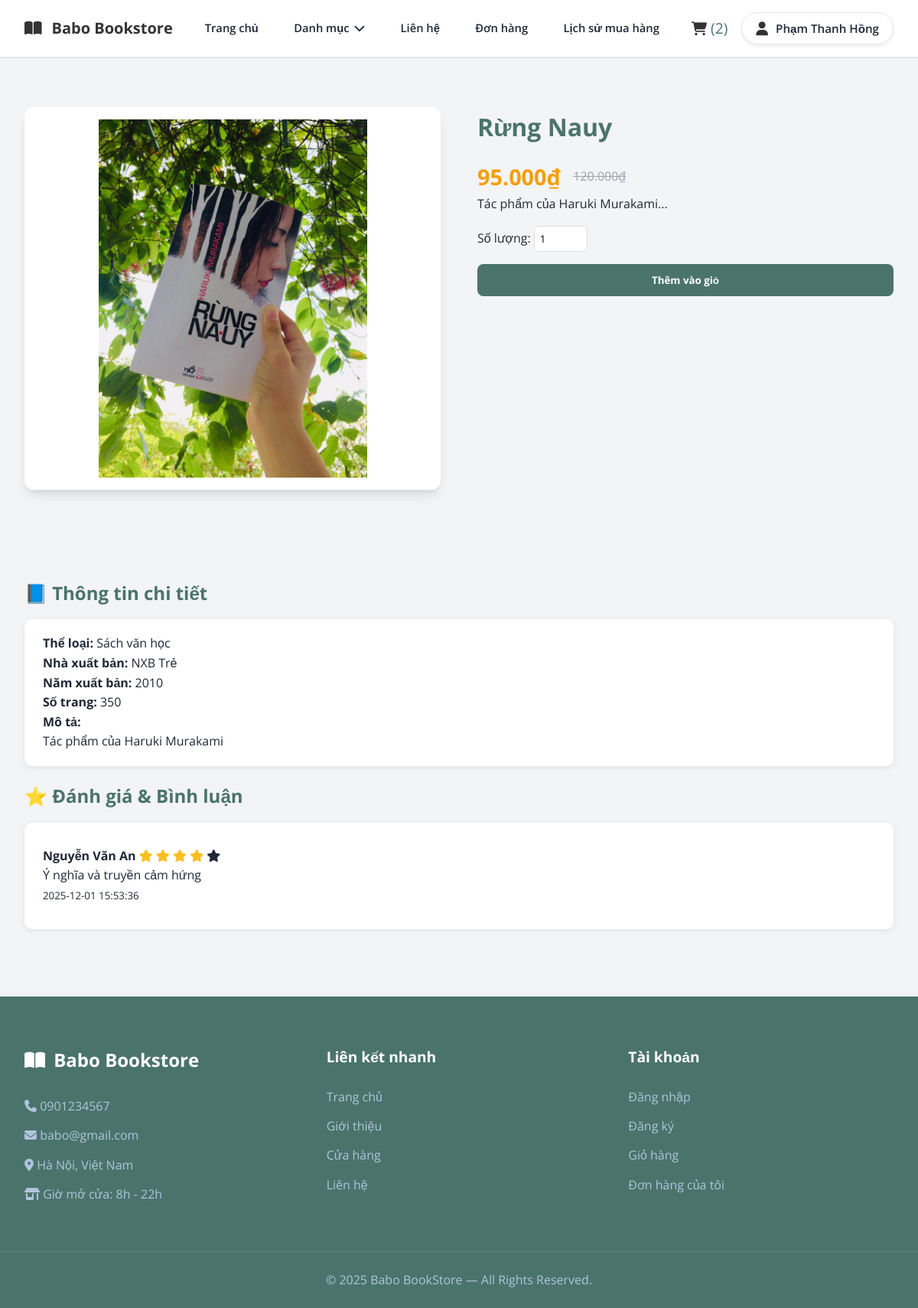
The page /book_detail.php?id=2 (signed in) on the database as committed earlier.
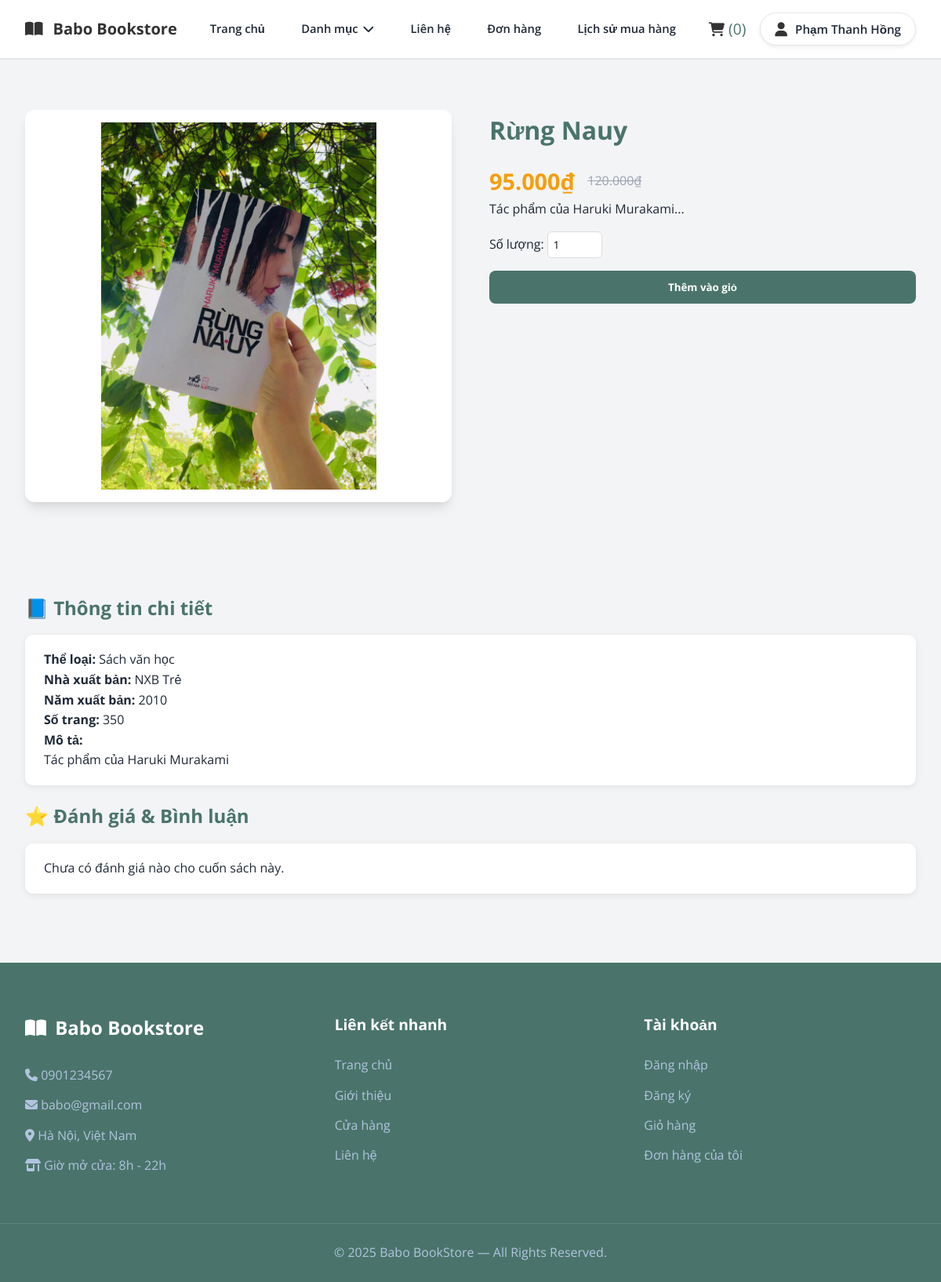
The same page on the database as committed later.
### tables this page shows
CREATE TABLE `users` (
  `user_id` int(11) NOT NULL,
  `full_name` varchar(100) NOT NULL,
  `email` varchar(150) NOT NULL,
  `password` varchar(255) NOT NULL,
  `phone` varchar(20) NOT NULL,
  `gender` enum('Nữ','Nam','Khác','') NOT NULL,
  `dob` date NOT NULL,
  `role` enum('customer','admin','','') NOT NULL,
  `created_at` datetime NOT NULL DEFAULT current_timestamp(),
  `status` enum('active','banned','','') NOT NULL,
  `reset_token` varchar(64) DEFAULT NULL,
  `token_expiry` datetime DEFAULT NULL,
  `login_attempts` int(11) DEFAULT 0,
  `last_attempt` datetime DEFAULT NULL
);

CREATE TABLE `books` (
  `book_id` int(11) NOT NULL,
  `title` varchar(255) NOT NULL,
  `slug` varchar(255) DEFAULT NULL,
  `description` text NOT NULL,
  `publish_year` year(4) NOT NULL,
  `pages` int(11) NOT NULL,
  `weight` int(11) NOT NULL,
  `cover_type` enum('hard','soft','','') NOT NULL,
  `price` decimal(10,2) NOT NULL,
  `discounted_price` decimal(10,2) NOT NULL,
  `stock_quantity` int(11) NOT NULL,
  `category_id` int(11) NOT NULL,
  `publisher_id` int(11) NOT NULL,
  `created_at` datetime NOT NULL DEFAULT current_timestamp(),
  `updated_at` datetime NOT NULL DEFAULT current_timestamp() ON UPDATE current_timestamp(),
  `status` enum('active','hidden','','') NOT NULL
);

CREATE TABLE `categories` (
  `category_id` int(11) NOT NULL,
  `name` varchar(255) NOT NULL,
  `parent_id` int(11) DEFAULT NULL
);

CREATE TABLE `publishers` (
  `publisher_id` int(11) NOT NULL,
  `name` varchar(255) NOT NULL
);

CREATE TABLE `reviews` (
  `review_id` int(11) NOT NULL,
  `user_id` int(11) NOT NULL,
  `book_id` int(11) NOT NULL,
  `rating` int(11) NOT NULL,
  `comment` text NOT NULL,
  `created_at` datetime NOT NULL DEFAULT current_timestamp() ON UPDATE current_timestamp(),
  `status` enum('pending','approved','hidden') DEFAULT 'pending'
);

### book_detail.php (the view, shortened to what this page needs)
<?php
include 'connect.php';
$book_id = isset($_GET['id']) ? intval($_GET['id']) : 0;
$query = "
    SELECT b.*,
           (SELECT url FROM images WHERE book_id = b.book_id LIMIT 1) AS image,
           c.name AS category_name,
           p.name AS publisher_name
    FROM books b
    LEFT JOIN categories c ON c.category_id = b.category_id
    LEFT JOIN publishers p ON p.publisher_id = b.publisher_id
    WHERE b.book_id = $book_id
";
$result = mysqli_query($ocon, $query);
$book = mysqli_fetch_assoc($result);
$reviewQuery = "
    SELECT r.review_id, r.rating, r.comment, r.created_at,
           u.full_name AS username
    FROM reviews r
    INNER JOIN users u ON u.user_id = r.user_id
    WHERE r.book_id = $book_id
    ORDER BY r.created_at DESC
";
$reviews = mysqli_query($ocon, $reviewQuery);
$price = number_format($book['discounted_price'], 0, ',', '.');
$old_price = number_format($book['price'], 0, ',', '.');
?>
<!DOCTYPE html>
<html lang="vi">
<head>
    <link rel="stylesheet" href="CSS/style.css">
    <link rel="stylesheet" href="CSS/book_detail.css">
    <link rel="stylesheet"
          href="https://cdnjs.cloudflare.com/ajax/libs/font-awesome/6.4.0/css/all.min.css">
</head>
<body>
<?php include 'header.php'; ?>
<div class="detail_container">
    <div class="detail_left">
        <img src="<?php echo $book['image']; ?>" class="detail_img">
    </div>
    <div class="detail_right">
        <h1 class="detail_title"><?php echo $book['title']; ?></h1>
        <div class="detail_price">
            <span class="new_price"><?php echo $price; ?>₫</span>
            <span class="old_price"><?php echo $old_price; ?>₫</span>
        </div>
        <p class="detail_short">
            <?php echo mb_substr($book['description'], 0, 180) . "..."; ?>
        </p>
        <div class="quantity_box">
            <label>Số lượng:</label>
            <input type="number" id="qty" value="1" min="1">
        </div>
        <div class="detail_btns">
            <button class="add_cart_btn"
                    onclick="window.location.href='add_to_cart.php?id=<?php echo $book_id; ?>&qty='+document.getElementById('qty').value">
                Thêm vào giỏ
            </button>
        </div>
    </div>
</div>
<div class="detail_section">
    <h2 class="section_title">📘 Thông tin chi tiết</h2>
    <div class="info_block">
        <p><strong>Thể loại:</strong> <?php echo $book['category_name']; ?></p>
        <p><strong>Nhà xuất bản:</strong> <?php echo $book['publisher_name']; ?></p>
        <p><strong>Năm xuất bản:</strong> <?php echo $book['publish_year']; ?></p>
        <p><strong>Số trang:</strong> <?php echo $book['pages']; ?></p>
        <p><strong>Mô tả:</strong></p>
        <p><?php echo nl2br($book['description']); ?></p>
    </div>
    <h2 class="section_title">⭐ Đánh giá & Bình luận</h2>
    <div class="review_block">
        <?php if (mysqli_num_rows($reviews) == 0): ?>
            <p class="no_review">Chưa có đánh giá nào cho cuốn sách này.</p>
        <?php else: ?>
            <?php while ($rv = mysqli_fetch_assoc($reviews)): ?>
                <div class="review_item">
                    <div class="review_user">
                        <strong><?php echo $rv['username']; ?></strong>
                        <span class="review_stars">
                            <?php for ($i = 1; $i <= 5; $i++): ?>
                                <i class="fa fa-star <?php echo ($i <= $rv['rating']) ? 'active' : ''; ?>"></i>
                            <?php endfor; ?>
                        </span>
                    </div>
                    <p><?php echo nl2br($rv['comment']); ?></p>
                    <small><?php echo $rv['created_at']; ?></small>
                </div>
            <?php endwhile; ?>
        <?php endif; ?>
    </div>
</div>
<?php include 'footer.php'; ?>
</body>
</html>

### header.php (shortened to what this page needs)
<?php
include 'connect.php';
$cart_id = 0;
$user_name = "";
if (isset($_SESSION['user_id'])) {
    $user_id = $_SESSION['user_id'];
    $user_query = mysqli_query($ocon, "SELECT full_name, role FROM users WHERE user_id = '$user_id'");
    if ($user = mysqli_fetch_assoc($user_query)) {
        $user_name = $user['full_name'];
    }
    $cart_query = mysqli_query($ocon, "SELECT cart_id FROM carts WHERE user_id = '$user_id'");
    if (mysqli_num_rows($cart_query) > 0) {
        $cart = mysqli_fetch_assoc($cart_query);
        $cart_id = $cart['cart_id'];
    } else {
        mysqli_query($ocon, "INSERT INTO carts(user_id) VALUES('$user_id')");
        $cart_id = mysqli_insert_id($ocon);
    }
}
$total_cart_items = 0;
if ($cart_id > 0) {
    $count_cart_items = mysqli_query($ocon, "SELECT * FROM cart_items WHERE cart_id = '$cart_id'");
    $total_cart_items = mysqli_num_rows($count_cart_items);
}
?>
<link rel="stylesheet" href="CSS/header.css">
<header class="user_header">
    <div class="header_1">
        <div class="user_flex">
            <a href="index.php" class="book_logo">
                <i class="fas fa-book-open"></i> Babo Bookstore
            </a>
            <nav class="navbar">
                <a href="index.php">Trang chủ</a>
                <div class="category_menu">
    <a href="javascript:void(0)" class="category_btn">Danh mục <i class="fas fa-chevron-down"></i></a>
</div>
                <a href="#">Liên hệ</a>
                <a href="order.php">Đơn hàng</a>
                <a href="purchase_history.php">Lịch sử mua hàng</a>
            </nav>
            <div class="icons">
                <a href="cart.php">
                    <i class="fas fa-shopping-cart"></i>
                    <span>(<?php echo $total_cart_items; ?>)</span>
                </a>
                <div class="user-menu">
                    <div id="user-btn" class="user_box">
    <i class="fas fa-user"></i>
    <span><?= $user_name ?: "Tài khoản" ?></span>
</div>
                </div>
            </div>
        </div>
    </div>
</header>

### footer.php
<section class="footer">
    <div class="footer_box_container">
<div class="footer_box">
            <div class="footer_logo_cont">
                <a href="index.php" class="book_logo">
                    <i class="fas fa-book-open"></i> Babo Bookstore
                </a>
            </div>
            <p><i class="fas fa-phone"></i> 0901234567</p>
            <p><i class="fas fa-envelope"></i> babo@gmail.com</p>
            <p><i class="fas fa-map-marker-alt"></i> Hà Nội, Việt Nam</p>
            <p><i class="fa-solid fa-shop"></i> Giờ mở cửa: 8h - 22h</p>
        </div>
        <div class="footer_box">
            <h3>Liên kết nhanh</h3>
            <a href="index.php">Trang chủ</a>
            <a href="#">Giới thiệu</a>
            <a href="#">Cửa hàng</a>
            <a href="#">Liên hệ</a>
        </div>
        <div class="footer_box">
            <h3>Tài khoản</h3>
            <a href="login.php">Đăng nhập</a>
            <a href="register.php">Đăng ký</a>
            <a href="#">Giỏ hàng</a>
            <a href="order.php">Đơn hàng của tôi</a>
        </div>
    </div>
    <p class="credit">
        © 2025 Babo BookStore — All Rights Reserved.
    </p>
</section>

### CSS/style.css (style rules this page uses)
:root { --primary-color: #4a746b; --accent-color: #0b4644; --light-blue: #EFF6FF; --orange: #F59E0B; --text-color: #1F2937; --light-text: #4B5563; --white: #ffffff; --border-radius: 12px; --shadow: 0 10px 15px -3px rgba(0, 0, 0, 0.1), 0 4px 6px -2px rgba(0, 0, 0, 0.05); --transition: all 0.3s ease; }
* { margin: 0; padding: 0; box-sizing: border-box; font-family: 'Open Sans', sans-serif; text-decoration: none; list-style: none; border: none; outline: none; }
body { background-color: #f3f4f6; color: var(--text-color); line-height: 1.6; }
.user_header .header_1 { background-color: var(--white); border-bottom: 1px solid #e2e8f0; }
.user_flex { max-width: 1200px; margin: 0 auto; padding: 1rem 2rem; display: flex; align-items: center; justify-content: space-between; }
.book_logo { font-size: 1.5rem; font-weight: 700; color: var(--primary-color); display: flex; align-items: center; gap: 0.5rem; }
.user_flex .navbar { display: flex; gap: 2rem; }
.user_flex .navbar a { font-size: 1rem; color: var(--text-color); font-weight: 500; transition: var(--transition); }
.icons { display: flex; gap: 1.2rem; }
.icons a { font-size: 1.2rem; color: var(--primary-color); transition: var(--transition); }
.footer { background-color: var(--primary-color); color: var(--white); padding-top: 4rem; margin-top: 4rem; }
.footer_box_container { max-width: 1200px; margin: 0 auto; display: grid; grid-template-columns: repeat(auto-fit, minmax(250px, 1fr)); gap: 3rem; padding: 0 2rem 3rem 2rem; }
.footer_box h3 { font-size: 1.2rem; margin-bottom: 1.5rem; color: var(--white); }
.footer_box a, .footer_box p { color: #b0c4de; margin-bottom: 0.8rem; display: block; transition: var(--transition); }
.credit { border-top: 1px solid rgba(255,255,255,0.1); text-align: center; padding: 1.5rem; color: #b0c4de; }
.footer_logo_cont { display: flex; align-items: center; gap: 10px; margin-bottom: 1rem; }
.footer_box .book_logo { font-size: 1.5rem; font-weight: 700; color: var(--white); text-decoration: none; }
.user_box { display: flex; align-items: center; gap: 10px; padding: 8px 18px; background: var(--white); border: 1px solid #e5e7eb; border-radius: 50px; box-shadow: 0 2px 5px rgba(0,0,0,0.08); transition: var(--transition); cursor: pointer; }
.user_box i { font-size: 1.3rem; color: var(--primary-color); }
.user_box span { font-size: 0.95rem; font-weight: 600; color: var(--text-color); white-space: nowrap; }
.user_flex .navbar { display: flex; align-items: center; gap: 1.4rem; }
.user_flex .navbar a { font-size: 0.92rem; font-weight: 600; color: var(--text-color); white-space: nowrap; transition: var(--transition); }
.category_menu .category_btn { font-size: 0.92rem !important; font-weight: 600; white-space: nowrap; }

### CSS/book_detail.css (style rules this page uses)
.detail_container { max-width: 1200px; margin: 3rem auto; padding: 1rem 2rem; display: flex; gap: 3rem; }
.detail_left { flex: 1; }
.detail_img { width: 100%; max-height: 500px; object-fit: contain; background: #fff; border-radius: 12px; box-shadow: var(--shadow); padding: 1rem; }
.detail_right { flex: 1; }
.detail_title { font-size: 2rem; color: var(--primary-color); margin-bottom: 1rem; }
.detail_price { display: flex; align-items: center; gap: 1rem; }
.new_price { font-size: 1.8rem; color: var(--orange); font-weight: 700; }
.old_price { text-decoration: line-through; color: #9ca3af; }
.quantity_box { margin: 1rem 0; }
.quantity_box input { width: 70px; padding: 7px; border: 1px solid #ddd; border-radius: 6px; }
.detail_btns { margin-top: 1rem; display: flex; gap: 1rem; }
.add_cart_btn { flex: 1; background: var(--primary-color); padding: 12px; color: white; border-radius: 8px; font-weight: bold; cursor: pointer; }
.detail_section { max-width: 1200px; margin: 2rem auto; padding: 1.5rem 2rem; }
.section_title { font-size: 24px; font-weight: 700; margin: 20px 0 15px; color: var(--primary-color); }
.info_block, .review_block { background: #fff; padding: 1.2rem 1.5rem; border-radius: 10px; box-shadow: 0 2px 8px rgba(0,0,0,0.08); }
.review_item { padding: 12px 0; border-bottom: 1px solid #e5e5e5; }
.review_item:last-child { border-bottom: none; }
.review_stars i.active { color: #fbbf24; }

Rows that differ between the two databases and show on the page:
removed reviews: user.full_name "Nguyễn Văn An", rating 4 (drawn), comment "Ý nghĩa và truyền cảm hứng", created_at "2025-12-01 15:53:36"
Other text that changed with them:
$total_cart_items: "2" → "0"
text now shown: "Chưa có đánh giá nào cho cuốn sách này."
